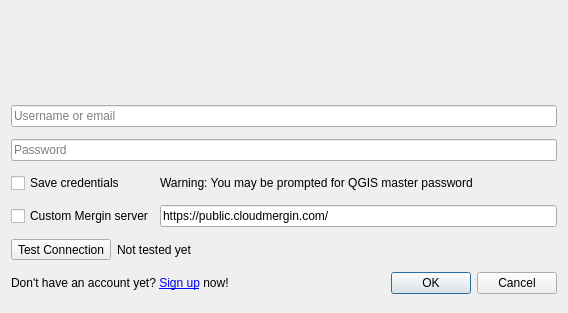
<?xml version="1.0" encoding="UTF-8"?>
<ui version="4.0">
 <class>Dialog</class>
 <widget class="QDialog" name="Dialog">
  <property name="geometry">
   <rect>
    <x>0</x>
    <y>0</y>
    <width>568</width>
    <height>313</height>
   </rect>
  </property>
  <property name="windowTitle">
   <string>Mergin Settings</string>
  </property>
  <layout class="QGridLayout" name="gridLayout">
   <item row="3" column="2" colspan="3">
    <widget class="QLabel" name="master_password_status">
     <property name="text">
      <string>Warning: You may be prompted for QGIS master password</string>
     </property>
    </widget>
   </item>
   <item row="6" column="0" colspan="4">
    <widget class="QLabel" name="label">
     <property name="text">
      <string>&lt;html&gt;&lt;head/&gt;&lt;body&gt;&lt;p&gt;&lt;span style=&quot; font-size:9pt;&quot;&gt;Don't have an account yet? &lt;/span&gt;&lt;a href=&quot;https://public.cloudmergin.com/&quot;&gt;&lt;span style=&quot; font-size:9pt; text-decoration: underline; color:#0000ff;&quot;&gt;Sign up&lt;/span&gt;&lt;/a&gt;&lt;span style=&quot; font-size:9pt;&quot;&gt; now!&lt;/span&gt;&lt;/p&gt;&lt;/body&gt;&lt;/html&gt;</string>
     </property>
     <property name="openExternalLinks">
      <bool>true</bool>
     </property>
    </widget>
   </item>
   <item row="5" column="1" colspan="4">
    <widget class="QLabel" name="test_status">
     <property name="text">
      <string>Not tested yet</string>
     </property>
    </widget>
   </item>
   <item row="6" column="4">
    <widget class="QDialogButtonBox" name="buttonBox">
     <property name="orientation">
      <enum>Qt::Horizontal</enum>
     </property>
     <property name="standardButtons">
      <set>QDialogButtonBox::Cancel|QDialogButtonBox::Ok</set>
     </property>
    </widget>
   </item>
   <item row="3" column="0" colspan="2">
    <widget class="QCheckBox" name="save_credentials">
     <property name="text">
      <string>Save credentials</string>
     </property>
    </widget>
   </item>
   <item row="5" column="0">
    <widget class="QToolButton" name="test_connection_btn">
     <property name="text">
      <string>Test Connection</string>
     </property>
    </widget>
   </item>
   <item row="4" column="2" colspan="3">
    <widget class="QLineEdit" name="merginURL">
     <property name="text">
      <string>https://public.cloudmergin.com/</string>
     </property>
     <property name="placeholderText">
      <string>URL</string>
     </property>
    </widget>
   </item>
   <item row="2" column="0" colspan="5">
    <widget class="QgsPasswordLineEdit" name="password">
     <property name="text">
      <string/>
     </property>
     <property name="placeholderText">
      <string>Password</string>
     </property>
    </widget>
   </item>
   <item row="4" column="0" colspan="2">
    <widget class="QCheckBox" name="custom_url">
     <property name="text">
      <string>Custom Mergin server</string>
     </property>
    </widget>
   </item>
   <item row="1" column="0" colspan="5">
    <widget class="QLineEdit" name="username">
     <property name="placeholderText">
      <string>Username or email</string>
     </property>
    </widget>
   </item>
   <item row="0" column="2">
    <widget class="QLabel" name="label_2">
     <property name="maximumSize">
      <size>
       <width>256</width>
       <height>76</height>
      </size>
     </property>
     <property name="text">
      <string/>
     </property>
     <property name="pixmap">
      <pixmap>../images/mm_logo.svg</pixmap>
     </property>
     <property name="scaledContents">
      <bool>true</bool>
     </property>
     <property name="alignment">
      <set>Qt::AlignCenter</set>
     </property>
    </widget>
   </item>
  </layout>
 </widget>
 <customwidgets>
  <customwidget>
   <class>QgsPasswordLineEdit</class>
   <extends>QLineEdit</extends>
   <header>qgspasswordlineedit.h</header>
  </customwidget>
 </customwidgets>
 <resources/>
 <connections>
  <connection>
   <sender>buttonBox</sender>
   <signal>accepted()</signal>
   <receiver>Dialog</receiver>
   <slot>accept()</slot>
   <hints>
    <hint type="sourcelabel">
     <x>236</x>
     <y>97</y>
    </hint>
    <hint type="destinationlabel">
     <x>157</x>
     <y>77</y>
    </hint>
   </hints>
  </connection>
  <connection>
   <sender>buttonBox</sender>
   <signal>rejected()</signal>
   <receiver>Dialog</receiver>
   <slot>reject()</slot>
   <hints>
    <hint type="sourcelabel">
     <x>304</x>
     <y>97</y>
    </hint>
    <hint type="destinationlabel">
     <x>286</x>
     <y>77</y>
    </hint>
   </hints>
  </connection>
 </connections>
 <slots>
  <slot>browseForTemplateRoot()</slot>
  <slot>browseForProjectRoot()</slot>
 </slots>
</ui>
